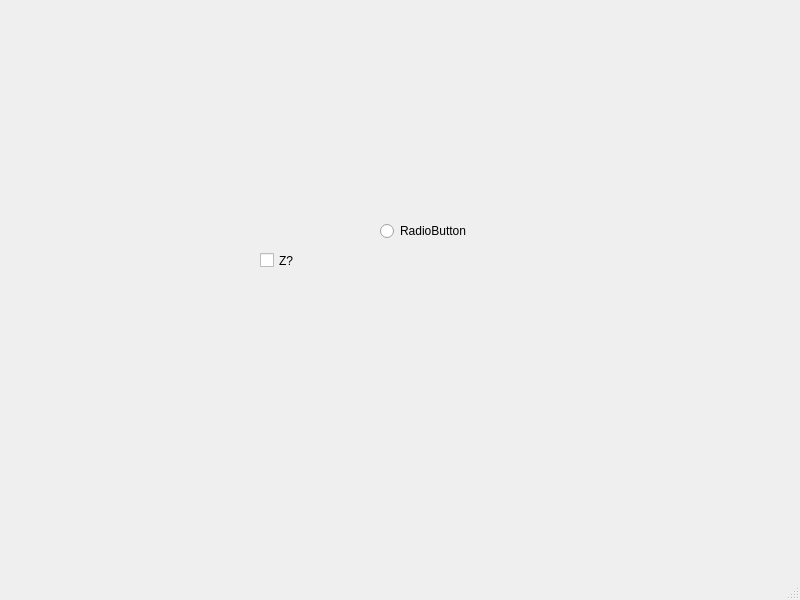
<?xml version="1.0" encoding="UTF-8"?>
<ui version="4.0">
 <class>MainWindow</class>
 <widget class="QMainWindow" name="MainWindow">
  <property name="geometry">
   <rect>
    <x>0</x>
    <y>0</y>
    <width>800</width>
    <height>600</height>
   </rect>
  </property>
  <property name="windowTitle">
   <string>MainWindow</string>
  </property>
  <widget class="QWidget" name="centralwidget">
   <widget class="QCheckBox" name="checkBox">
    <property name="geometry">
     <rect>
      <x>260</x>
      <y>190</y>
      <width>311</width>
      <height>141</height>
     </rect>
    </property>
    <property name="text">
     <string>Z?</string>
    </property>
   </widget>
   <widget class="QRadioButton" name="radioButton">
    <property name="geometry">
     <rect>
      <x>380</x>
      <y>220</y>
      <width>91</width>
      <height>22</height>
     </rect>
    </property>
    <property name="text">
     <string>RadioButton</string>
    </property>
   </widget>
  </widget>
  <widget class="QMenuBar" name="menubar">
   <property name="geometry">
    <rect>
     <x>0</x>
     <y>0</y>
     <width>800</width>
     <height>21</height>
    </rect>
   </property>
  </widget>
  <widget class="QStatusBar" name="statusbar"/>
 </widget>
 <resources/>
 <connections/>
</ui>
